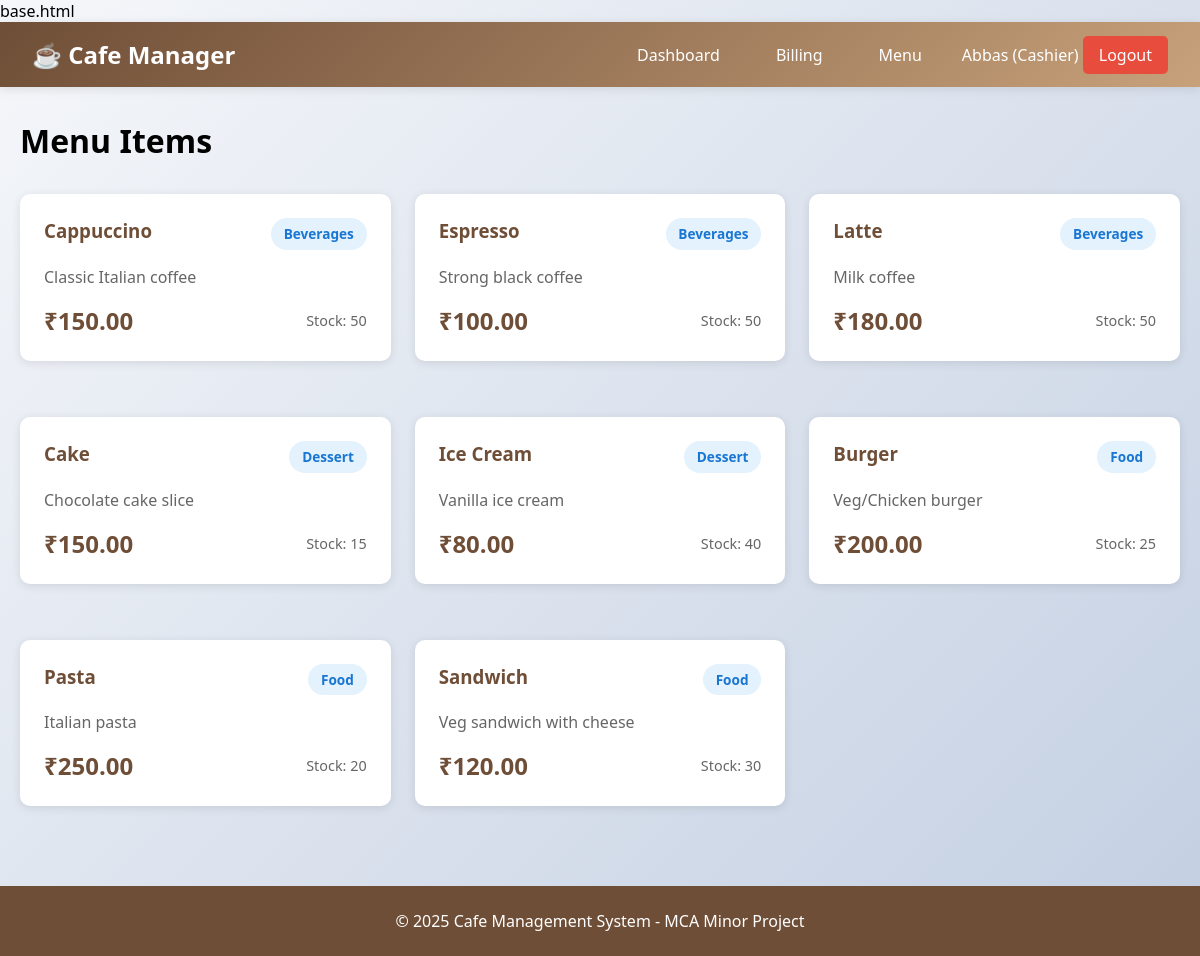
Screenshot of /menu (signed in) with the database file from the repository.
### tables this page shows
CREATE TABLE menu_items (
    id INTEGER PRIMARY KEY AUTOINCREMENT,
    name VARCHAR(150) NOT NULL,
    description TEXT,
    price DECIMAL(10, 2) NOT NULL,
    category VARCHAR(50) NOT NULL,
    stock_quantity INTEGER DEFAULT 0,
    is_available BOOLEAN DEFAULT 1,
    created_at TIMESTAMP DEFAULT CURRENT_TIMESTAMP
);

### app.py (the view)
@app.route('/menu')
@login_required
def menu():
    conn = get_db_connection()
    menu_items = conn.execute('SELECT * FROM menu_items ORDER BY category, name').fetchall()
    conn.close()
    return render_template('menu.html', menu_items=menu_items)

### app.py (called while the page is built)
def get_db_connection():
    conn = sqlite3.connect(DATABASE)
    conn.row_factory = sqlite3.Row
    return conn

def login_required(f):
    @wraps(f)
    def decorated_function(*args, **kwargs):
        if 'user_id' not in session:
            flash('Please login first!', 'error')
            return redirect(url_for('login'))
        return f(*args, **kwargs)
    return decorated_function

### templates/menu.html (shortened to what this page needs)
{% extends "base.html" %}
{% block content %}
<div style="display: flex; justify-content: space-between; align-items: center; margin-bottom: 2rem;">
    <h1>Menu Items</h1>
</div>
<div style="display: grid; grid-template-columns: repeat(auto-fill, minmax(280px, 1fr)); gap: 1.5rem;">
    {% for item in menu_items %}
    <div class="card {% if not item.is_available %}unavailable{% endif %}">
        <div style="display: flex; justify-content: space-between; margin-bottom: 1rem;">
            <h3 style="color: #6F4E37;">{{ item.name }}</h3>
            <span class="badge" style="background: #e3f2fd; color: #1976d2;">{{ item.category }}</span>
        </div>
        <p style="color: #666; margin-bottom: 1rem;">{{ item.description }}</p>
        <div style="display: flex; justify-content: space-between; align-items: center;">
            <div style="font-size: 1.5rem; font-weight: bold; color: #6F4E37;">₹{{ "%.2f"|format(item.price) }}</div>
            <div style="font-size: 0.9rem; color: #666;">Stock: {{ item.stock_quantity }}</div>
        </div>
    </div>
    {% endfor %}
</div>
{% endblock %}

### templates/base.html (style rules this page uses)
* { margin: 0; padding: 0; box-sizing: border-box; }
body { font-family: 'Segoe UI', Tahoma, Geneva, Verdana, sans-serif; background: linear-gradient(135deg, #f5f7fa 0%, #c3cfe2 100%); min-height: 100vh; }
.card { background: white; border-radius: 10px; padding: 1.5rem; margin-bottom: 2rem; box-shadow: 0 2px 10px rgba(0,0,0,0.1); }
.badge { padding: 0.4rem 0.8rem; border-radius: 20px; font-size: 0.85rem; font-weight: 600; display: inline-block; }

### rows the page displays
menu_items: name "Cappuccino", category "Beverages", description "Classic Italian coffee", price "150.00", stock_quantity "50"
menu_items: name "Espresso", category "Beverages", description "Strong black coffee", price "100.00", stock_quantity "50"
menu_items: name "Latte", category "Beverages", description "Milk coffee", price "180.00", stock_quantity "50"
menu_items: name "Cake", category "Dessert", description "Chocolate cake slice", price "150.00", stock_quantity "15"
menu_items: name "Ice Cream", category "Dessert", description "Vanilla ice cream", price "80.00", stock_quantity "40"
menu_items: name "Burger", category "Food", description "Veg/Chicken burger", price "200.00", stock_quantity "25"
menu_items: name "Pasta", category "Food", description "Italian pasta", price "250.00", stock_quantity "20"
menu_items: name "Sandwich", category "Food", description "Veg sandwich with cheese", price "120.00", stock_quantity "30"

### other values shown
{{ session.user_name }} "Abbas"
{{ session.role }} "Cashier"
